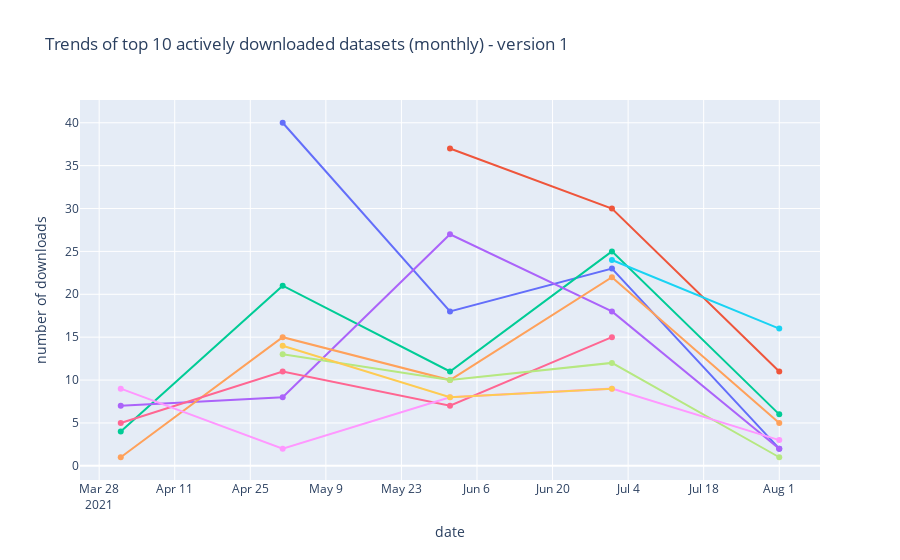

The code cell stored with this chart in its notebook:
### Markdown cell above
##### Actively downloaded

### Code cell
top10_v1 = top_ds_v1[0:10]
active_v1_ids = top10_v1['dataset_id'].tolist()
active_v1_names = top10_v1['dataset_name'].tolist()

dataset_download_trends(active_v1_ids, active_v1_names, 'create_trace_monthly_v1', 'Trends of top 10 actively downloaded datasets (monthly) - version 1')

### Figure 1 — Plotly figure (JSON) as saved in the notebook; plotly's stock layout.template omitted (floating-point values rounded to 4 significant figures)
{"data": [{"mode": "lines+markers", "name": "Single cell transcriptome analysis of human pancreas reveals transcriptional signatures of aging and somatic mutation patterns", "type": "scatter", "x": ["2021-05", "2021-06", "2021-07", "2021-08"], "y": [40, 18, 23, 2]}, {"mode": "lines+markers", "name": "Azimuth meta-analysis of 10 datasets of healthy and diseased human lung", "type": "scatter", "x": ["2021-06", "2021-07", "2021-08"], "y": [37, 30, 11]}, {"mode": "lines+markers", "name": "Single cell transcriptional and chromatin accessibility profiling redefine cellular heterogeneity in the adult human kidney - RNAseq", "type": "scatter", "x": ["2021-04", "2021-05", "2021-06", "2021-07", "2021-08"], "y": [4, 21, 11, 25, 6]}, {"mode": "lines+markers", "name": "Time-resolved Systems Immunology Reveals a Late Juncture Linked to Fatal COVID-19: Adaptive Cells", "type": "scatter", "x": ["2021-04", "2021-05", "2021-06", "2021-07", "2021-08"], "y": [7, 8, 27, 18, 2]}, {"mode": "lines+markers", "name": "Single cell transcriptional and chromatin accessibility profiling redefine cellular heterogeneity in the adult human kidney - ATACseq", "type": "scatter", "x": ["2021-04", "2021-05", "2021-06", "2021-07", "2021-08"], "y": [1, 15, 10, 22, 5]}, {"mode": "lines+markers", "name": "Tabula Sapiens - All Cells", "type": "scatter", "x": ["2021-07", "2021-08"], "y": [24, 16]}, {"mode": "lines+markers", "name": "Single-cell RNA-Seq Investigation of Foveal and Peripheral Expression in the Human Retina", "type": "scatter", "x": ["2021-04", "2021-05", "2021-06", "2021-07"], "y": [5, 11, 7, 15]}, {"mode": "lines+markers", "name": "A Single-Cell Transcriptome Atlas of the Human Pancreas", "type": "scatter", "x": ["2021-05", "2021-06", "2021-07", "2021-08"], "y": [13, 10, 12, 1]}, {"mode": "lines+markers", "name": "Time-resolved Systems Immunology Reveals a Late Juncture Linked to Fatal COVID-19: Innate Cells", "type": "scatter", "x": ["2021-04", "2021-05", "2021-06", "2021-07", "2021-08"], "y": [9, 2, 8, 9, 3]}, {"mode": "lines+markers", "name": "scRNA-seq data analysis of HUVECs treated with high glucose and TNFα", "type": "scatter", "x": ["2021-05", "2021-06", "2021-07"], "y": [14, 8, 9]}], "layout": {"showlegend": false, "title": {"text": "Trends of top 10 actively downloaded datasets (monthly) - version 1"}, "xaxis": {"title": {"text": "date"}}, "yaxis": {"title": {"text": "number of downloads"}}}}
